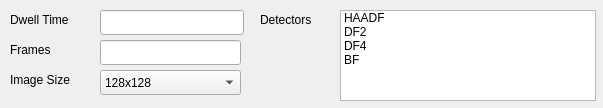
<?xml version="1.0" encoding="UTF-8"?>
<ui version="4.0">
 <class>Form</class>
 <widget class="QWidget" name="Form">
  <property name="geometry">
   <rect>
    <x>0</x>
    <y>0</y>
    <width>603</width>
    <height>108</height>
   </rect>
  </property>
  <property name="windowTitle">
   <string>Form</string>
  </property>
  <widget class="QLineEdit" name="numFramesEdit">
   <property name="geometry">
    <rect>
     <x>100</x>
     <y>40</y>
     <width>141</width>
     <height>25</height>
    </rect>
   </property>
   <property name="inputMask">
    <string/>
   </property>
   <property name="text">
    <string/>
   </property>
   <property name="maxLength">
    <number>32767</number>
   </property>
  </widget>
  <widget class="QLabel" name="label">
   <property name="geometry">
    <rect>
     <x>10</x>
     <y>40</y>
     <width>66</width>
     <height>19</height>
    </rect>
   </property>
   <property name="text">
    <string>Frames</string>
   </property>
  </widget>
  <widget class="QLabel" name="label_3">
   <property name="geometry">
    <rect>
     <x>10</x>
     <y>10</y>
     <width>80</width>
     <height>19</height>
    </rect>
   </property>
   <property name="text">
    <string>Dwell Time</string>
   </property>
  </widget>
  <widget class="QLabel" name="label_2">
   <property name="geometry">
    <rect>
     <x>10</x>
     <y>70</y>
     <width>81</width>
     <height>19</height>
    </rect>
   </property>
   <property name="text">
    <string>Image Size</string>
   </property>
  </widget>
  <widget class="QComboBox" name="binningEdit">
   <property name="geometry">
    <rect>
     <x>100</x>
     <y>70</y>
     <width>141</width>
     <height>25</height>
    </rect>
   </property>
   <item>
    <property name="text">
     <string extracomment="16">128x128</string>
    </property>
   </item>
   <item>
    <property name="text">
     <string extracomment="8">256x256</string>
    </property>
   </item>
   <item>
    <property name="text">
     <string extracomment="4">512x512</string>
    </property>
   </item>
   <item>
    <property name="text">
     <string extracomment="2">1024x1024</string>
    </property>
   </item>
   <item>
    <property name="text">
     <string>2048x2048</string>
    </property>
   </item>
   <item>
    <property name="text">
     <string/>
    </property>
   </item>
  </widget>
  <widget class="QLabel" name="label_4">
   <property name="geometry">
    <rect>
     <x>260</x>
     <y>10</y>
     <width>66</width>
     <height>19</height>
    </rect>
   </property>
   <property name="text">
    <string>Detectors</string>
   </property>
  </widget>
  <widget class="QLineEdit" name="dwellTimeEdit">
   <property name="geometry">
    <rect>
     <x>100</x>
     <y>10</y>
     <width>144</width>
     <height>25</height>
    </rect>
   </property>
   <property name="inputMask">
    <string/>
   </property>
  </widget>
  <widget class="QListWidget" name="detectorsEdit">
   <property name="geometry">
    <rect>
     <x>340</x>
     <y>10</y>
     <width>256</width>
     <height>91</height>
    </rect>
   </property>
   <property name="selectionMode">
    <enum>QAbstractItemView::MultiSelection</enum>
   </property>
   <item>
    <property name="text">
     <string>HAADF</string>
    </property>
   </item>
   <item>
    <property name="text">
     <string>DF2</string>
    </property>
   </item>
   <item>
    <property name="text">
     <string>DF4</string>
    </property>
   </item>
   <item>
    <property name="text">
     <string>BF</string>
    </property>
   </item>
  </widget>
 </widget>
 <resources/>
 <connections/>
</ui>
